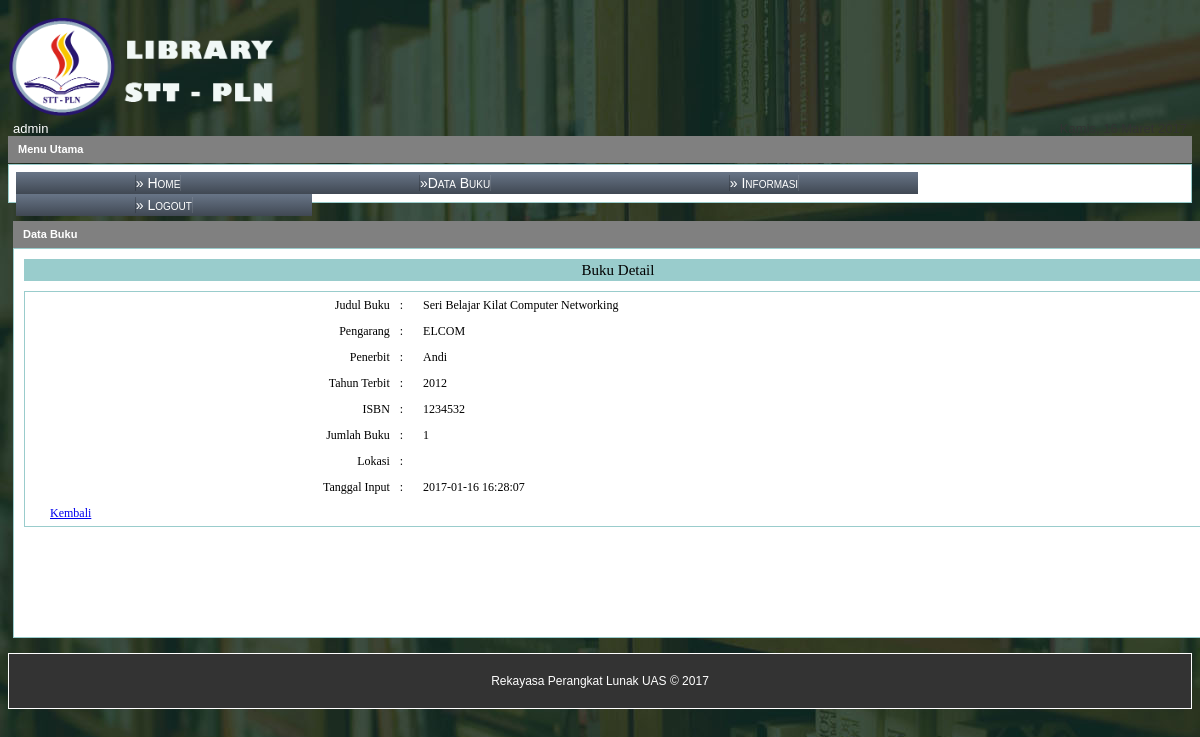
Screenshot of /guest/index.php?page=detil-buku&judul= Seri Belajar Kilat Computer Networking (signed in) with the database file from the repository.
### tables this page shows
CREATE TABLE `tbl_buku` (
  `id` int(5) NOT NULL,
  `judul` varchar(200) NOT NULL,
  `pengarang` varchar(100) NOT NULL,
  `penerbit` varchar(150) NOT NULL,
  `thn_terbit` varchar(4) NOT NULL,
  `isbn` varchar(25) NOT NULL,
  `jumlah_buku` int(3) NOT NULL,
  `lokasi` enum('rak1','rak2','rak3') NOT NULL,
  `tgl_input` datetime NOT NULL
);

### guest/buku_detil.php (the view)
   <?php include '../conn/koneksi.php'; ?>
<div id="menu-tengah">
   	<div id="bg_menu">Data Buku
   	</div>
   	<div id="content_menu">
       <div id="menu_header">
       	<table width="100%" height="100%" style="background-color:#9cc;">
           	<tr>
               	<td align="center">Buku Detail</td>
               </tr>
           </table>
   	</div>
  	    <div class="table_input">
  	      <table width="100%" height="80%" align="center" cellspacing="0" cellpadding="5">
		<?php
           $judul	= isset($_GET['judul']) ? $_GET['judul'] : "";
		$query=mysql_query("SELECT * FROM tbl_buku WHERE judul='$judul'", $konek);
		$data=mysql_fetch_array($query);
		?>
           <tbody>
           	<tr>
               	<td width="30%" align="right">Judul Buku</td>
                   <td width="2%">:</td>
                   <td><?php echo $data[1]; ?></td>
               </tr>
               <tr>
               	<td width="20%" align="right">Pengarang</td>
                   <td>:</td>
                   <td><?php echo $data[2]; ?></td>
               </tr>
               <tr>
               	<td width="20%" align="right">Penerbit</td>
                   <td>:</td>
                   <td><?php echo $data[3]; ?></td>
               </tr>
               <tr>
               	<td width="20%" align="right">Tahun Terbit</td>
                   <td>:</td>
                   <td><?php echo $data[4]; ?></td>
               </tr>
               <tr>
               	<td width="20%" align="right">ISBN</td>
                   <td>:</td>
                   <td><?php echo $data[5]; ?></td>
               </tr>
               <tr>
               	<td width="20%" align="right">Jumlah Buku</td>
                   <td>:</td>
                   <td><?php echo $data[6]; ?></td>
               </tr>
               <tr>
               	<td width="20%" align="right">Lokasi</td>
                   <td>:</td>
                   <td><?php echo $data[7]; ?></td>
               </tr>
               <tr>
               	<td width="20%" align="right">Tanggal Input</td>
                   <td>:</td>
                   <td><?php echo $data[8]; ?></td>
               </tr>
               <tr>
                   <td><a href="?page=buku">Kembali</td>
               </tr>
           </tbody>
         </table>
	      </div>
  	  </div>
   </div>

### images/style.css (style rules this page uses)
body { background:url("../images/back.jpg"); font-family:Tahoma, Geneva, sans-serif; font-size: 14px; }
#menu-tengah { margin:5px; width:1210px; float:left; }
#bg_menu { background-color: gray; border-bottom:0px; padding:7px; padding-left:10px; color:#ffffff; font-weight:bold; font-size:11px; height:13px; }
#content_menu { background-color: #FFF; border: 1px solid #9CC; line-height: 16px; padding: 3px; margin-bottom: 10px; font-size:14px; padding:10px; }
#menu_header { font-size:15px; font-family:Georgia, "Times New Roman", Times, serif; border-collapse: collapse; overflow: hidden; margin-bottom:10px; }
.table_input { background-color:#FFF; font-size:12px; font-family:Georgia, "Times New Roman", Times, serif; border-collapse: collapse; border: 1px solid #9cc; overflow: hidden; margin-bottom:100px; padding-left: 20px; }

### rows the page displays
tbl_buku: judul "Seri Belajar Kilat Computer Networking", pengarang "ELCOM", penerbit "Andi", thn_terbit "2012", isbn "1234532", jumlah_buku "1", tgl_input "2017-01-16 16:28:07"

### other values shown
$_SESSION['nama'] "admin"
